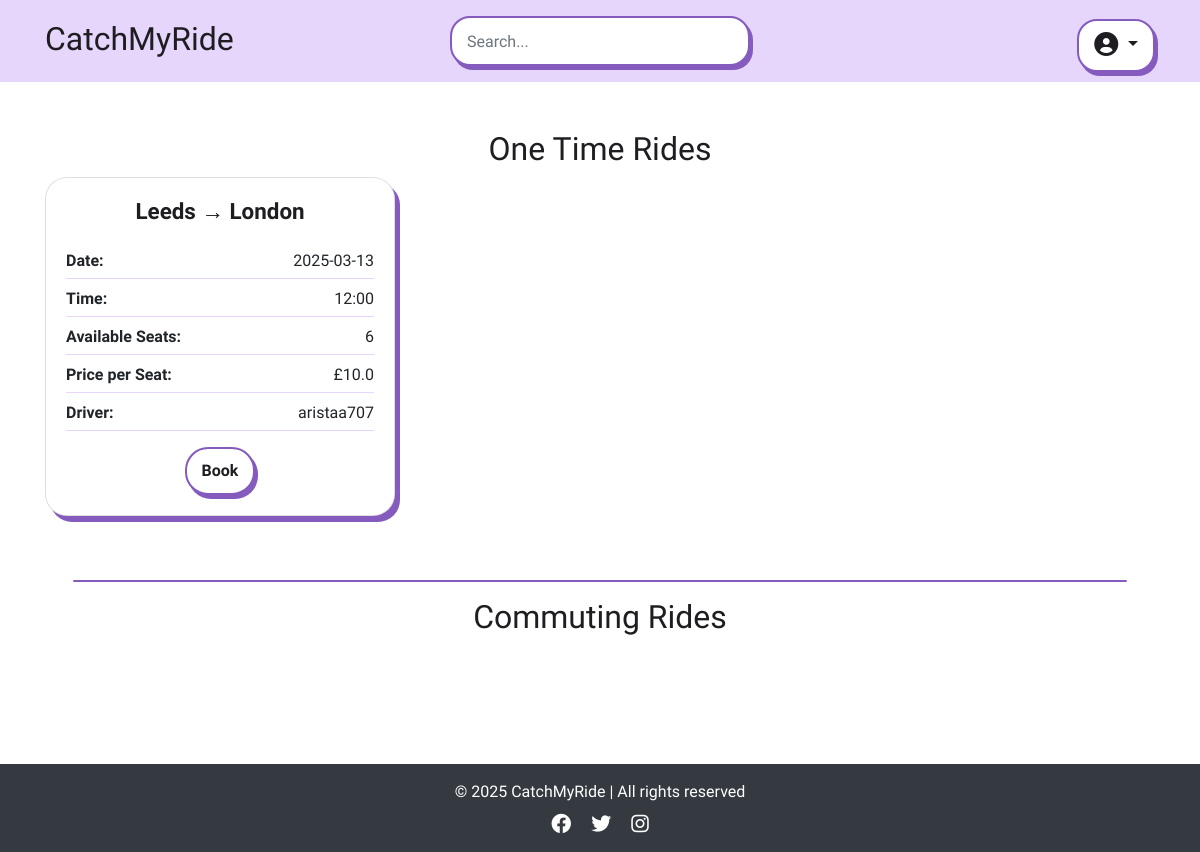
/view_journeys, run on an earlier commit of the app's database.
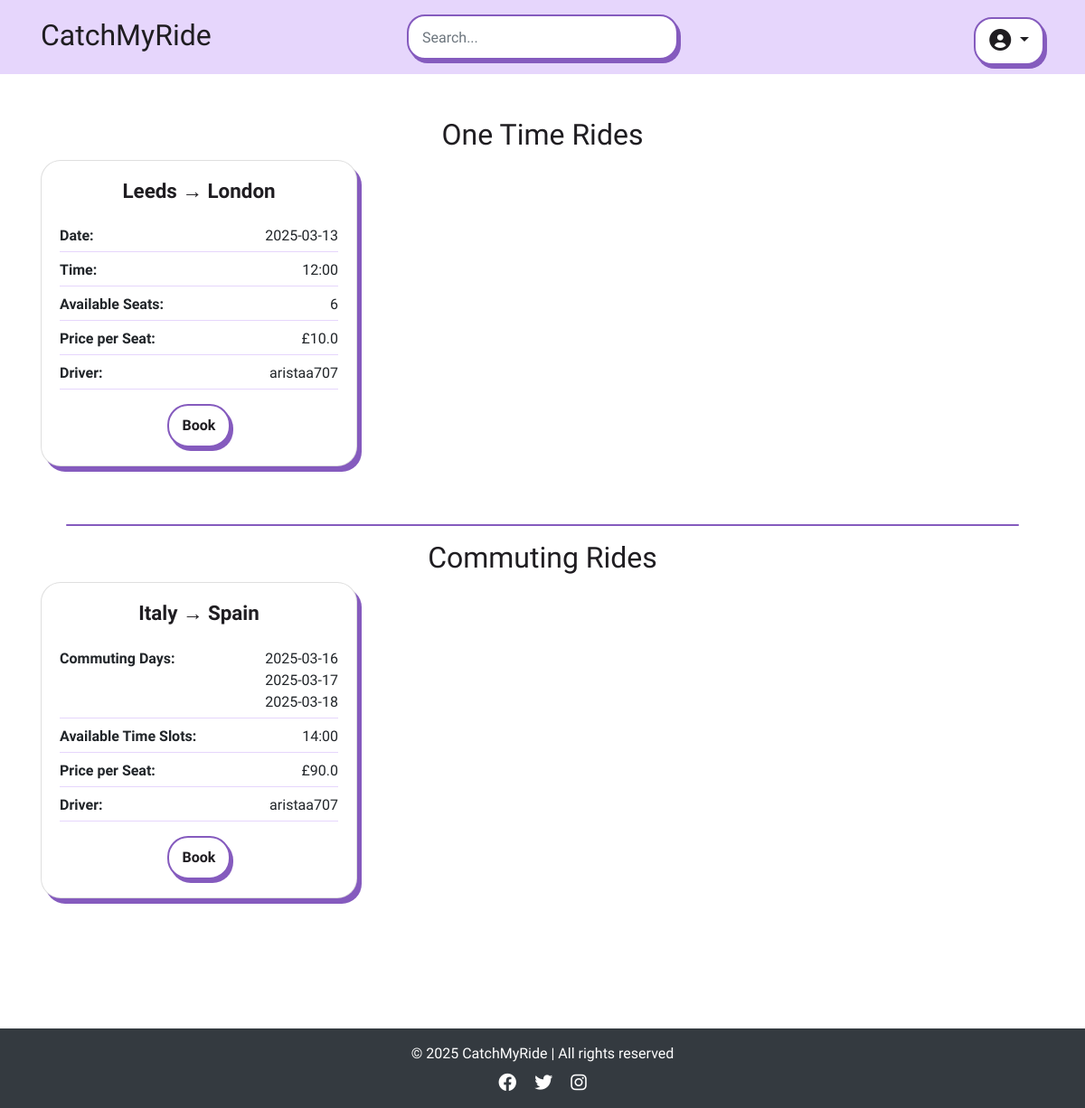
And on a later commit of the database.
### app/models.py (models this page shows, shortened)
class publish_ride(db.Model):
    id = db.Column(db.Integer, primary_key=True)
    driver_id = db.Column(db.Integer, db.ForeignKey('user.id'), nullable=False)
    driver_name = db.Column(db.String(100), nullable=False)  # Added Driver Name
    from_location = db.Column(db.String(200), nullable=False)
    to_location = db.Column(db.String(200), nullable=False)
    date_time = db.Column(db.DateTime, nullable=True)  # Now optional
    available_seats_per_date = db.Column(db.JSON, nullable=True)
    price_per_seat = db.Column(db.Float, nullable=False)
    category = db.Column(db.String(50), nullable=False)
    recurrence_dates = db.Column(db.String(255), nullable=True)
    commute_times = db.Column(db.String(255), nullable=True)  # Stores commute time slots
    is_available = db.Column(db.Boolean, default=True)

### app/views.py (the view)
@app.route('/view_journeys')
def view_journeys():
    db.session.commit()
    db.session.expire_all()
    journeys = publish_ride.query.all()
    booked_journey_ids = set()
    if current_user.is_authenticated:
        booked_journey_ids = {booking.ride_id for booking in book_ride.query.filter_by(user_id=current_user.id).all()}
    for journey in journeys:
        try:
            journey.seat_tracking = json.loads(journey.available_seats_per_date) if journey.available_seats_per_date else {}
        except (json.JSONDecodeError, TypeError):
            journey.seat_tracking = {}  # Prevent errors if data is invalid
        journey.user_has_booked = journey.id in booked_journey_ids
    return render_template('view_journeys.html', journeys=journeys, user=current_user)

### app/views.py (called while the page is built)
@app.context_processor
def inject_user():
    return dict(user=current_user)

### app/templates/view_journeys.html (shortened to what this page needs)
{% extends "base.html" %}
{% block content %}
<div class="container my-5">
    {% if journeys %}
        <h2 class="text-center">One Time Rides</h2>
        <div class="row">
            {% for journey in journeys if journey.category == "one-time" %}
            <div class="col-md-6 col-lg-4 mb-4">
                <div class="card">
                    <div class="card-body">
                        <h5 class="card-title">{{ journey.from_location }} → {{ journey.to_location }}</h5>
                        <div class="journey-details">
                            <div class="detail-item">
                                <span class="detail-heading">Date:</span>
                                <span>{{ journey.date_time.strftime('%Y-%m-%d') }}</span>
                            </div>
                            <div class="detail-item">
                                <span class="detail-heading">Time:</span>
                                <span>{{ journey.date_time.strftime('%H:%M') }}</span>
                            </div>
                            <div class="detail-item">
                                <span class="detail-heading">Available Seats:</span>
                                <span>{{ journey.seat_tracking.values() | max if journey.seat_tracking else 0 }}</span>
                            </div>
                            <div class="detail-item">
                                <span class="detail-heading">Price per Seat:</span>
                                <span>£{{ journey.price_per_seat }}</span>
                            </div>
                            <div class="detail-item">
                                <span class="detail-heading">Driver:</span>
                                <span>{{ journey.driver_name }}</span>
                            </div>
                        </div>
                        <div class="text-center mt-3">
                            {% if user and journey.user_has_booked %}
                                <form action="{{ url_for('book_onetime', ride_id=journey.id) }}" method="get">
                                    <button type="submit" class="btn btn-warning">Rebook</button>
                                </form>
                            {% else %}
                                {% if journey.seat_tracking and journey.seat_tracking.values() | max > 0 %}
                                    <form action="{{ url_for('book_onetime', ride_id=journey.id) }}" method="get">
                                        <button type="submit" class="btn btn-one">Book</button>
                                    </form>
                                {% else %}
                                    <button class="btn btn-danger" disabled>Fully Booked</button>
                                {% endif %}
                            {% endif %}
                        </div>
                    </div>
                </div>
            </div>
            {% endfor %}
        </div>
        <br><hr>
        <h2 class="text-center">Commuting Rides</h2>
        <div class="row">
            {% for journey in journeys if journey.category == "commuting" %}
            <div class="col-md-6 col-lg-4 mb-4">
                <div class="card">
                    <div class="card-body">
                        <h5 class="card-title">{{ journey.from_location }} → {{ journey.to_location }}</h5>
                        <div class="journey-details">
                            <div class="detail-item">
                                <span class="detail-heading">Commuting Days:</span>
                                <ul class="date-list">
                                    {% for date in journey.recurrence_dates.split(',') %}
                                        <li>{{ date.strip() }}</li>
                                    {% endfor %}
                                </ul>
                            </div>
                            <div class="detail-item">
                                <span class="detail-heading">Available Time Slots:</span>
                                <span>
                                    {% if journey.commute_times %}
                                        {{ journey.commute_times | replace(',', ', ') }}
                                    {% else %}
                                        <span>N/A</span>
                                    {% endif %}
                                </span>
                            </div>
                            <div class="detail-item">
                                <span class="detail-heading">Price per Seat:</span>
                                <span>£{{ journey.price_per_seat }}</span>
                            </div>
                            <div class="detail-item">
                                <span class="detail-heading">Driver:</span>
                                <span>{{ journey.driver_name }}</span>
                            </div>
                        </div>
                        <div class="text-center mt-3">
                            {% if user and journey.user_has_booked %}
                                <form action="{{ url_for('book_commuting', ride_id=journey.id) }}" method="get">
                                    <button type="submit" class="btn btn-warning">Rebook</button>
                                </form>
                            {% else %}
                                {% if journey.seat_tracking and journey.seat_tracking.values() | max > 0 %}
                                    <form action="{{ url_for('book_commuting', ride_id=journey.id) }}" method="get">
                                        <button type="submit" class="btn btn-one">Book</button>
                                    </form>
                                {% else %}
                                    <button class="btn btn-danger" disabled>Fully Booked</button>
                                {% endif %}
                            {% endif %}
                        </div>
                    </div>
                </div>
            </div>
            {% endfor %}
        </div>
    {% else %}
        <p class="text-center mt-4">No journeys available at the moment.</p>
    {% endif %}
</div>
{% endblock %}

### app/templates/base.html (shortened to what this page needs)
<!DOCTYPE html>
<html lang="en">
<head>
    <link rel="stylesheet" href="https://stackpath.bootstrapcdn.com/bootstrap/4.2.1/css/bootstrap.min.css">
    <link rel="stylesheet" href="{{ url_for('static', filename='style.css') }}">
    <link rel="stylesheet" href="https://cdnjs.cloudflare.com/ajax/libs/font-awesome/6.0.0-beta3/css/all.min.css">
    <link href='https://unpkg.com/boxicons@2.1.4/css/boxicons.min.css' rel='stylesheet'>
    <link rel="stylesheet" href="https://cdn.jsdelivr.net/npm/flatpickr/dist/flatpickr.min.css">
</head>
<body>
    <nav class="navbar">
        <div class="container navbar-container d-flex align-items-baseline justify-content-between">
            <a class="navbar-brand navbar-logo" href="/" aria-label="Catch My Ride Logo" title="Go to home page">
                CatchMyRide
            </a>
            <div class="search-container">
                <form class="form-inline">
                    <input class="form-control input" type="search" placeholder="Search..." aria-label="Search" id="searchInput" readonly>
                </form>
            </div>
            <div class="dropdown">
                {% if user.is_authenticated %}
                    <button class="btn btn-secondary dropdown-toggle" type="button" id="profileDropdown" data-toggle="dropdown">
                        {{ user.username }}
                    </button>
                    <div class="dropdown-menu">
                        <a href="{{ url_for('dashboard') }}" class="dropdown-item">
                            <i class='bx bx-home'></i> Dashboard
                        </a>
                        <form id="logout-form" action="{{ url_for('logout') }}" method="POST">
                            <button type="submit" class="dropdown-item"><i class='bx bx-exit'></i>Logout</button>
                        </form>
                    </div>
                {% else %}
                    <button class="btn btn-light dropdown-toggle profile-btn" type="button" id="profileDropdown" data-toggle="dropdown"
                        aria-haspopup="true" aria-expanded="false">
                        <i class="fa-solid fa-user-circle fa-lg"></i>
                    </button>
                {% endif %}
            </div>
        </div>
    </nav>
    <main>
        {% block content %}{% endblock %}
    </main>
    <br>
    <footer class="bg-dark text-white text-center py-3 mt-5">
        <div class="container">
            <p class="mb-0">© 2025 CatchMyRide | All rights reserved</p>
            <div class="social-links mt-2">
                <a href="#" class="text-white mx-2"><i class="fa-brands fa-facebook fa-lg"></i></a>
                <a href="#" class="text-white mx-2"><i class="fa-brands fa-twitter fa-lg"></i></a>
                <a href="#" class="text-white mx-2"><i class="fa-brands fa-instagram fa-lg"></i></a>
            </div>
        </div>
    </footer>
</body>
</html>

### app/static/style.css (style rules this page uses)
body { margin: 0; background-color: #fff; font-family: "Oxanium", serif; font-weight: 300; }
h2 { font-family: 'Shrikhand', serif; color: #1f1d21; }
hr { border: none; border-radius: 3px; height: 1.5px; width: 95%; background-color: #855bbe; }
.navbar .container { display: flex; flex-direction: row; align-items: center; justify-content: space-between; }
.navbar { background-color: #e6d6fc !important; text-align: center; padding: 10px 0; }
.navbar-logo, .navbar-logo:hover { color: #1f1d21; font-family: "Shrikhand", serif; font-size: 2rem; }
.search-container { max-width: 300px; text-align: center; }
@media (min-width: 992px) { .search-container { position: absolute; left: 50%; top: 50%; transform: translate(-50%, -50%); } }
.navbar .form-inline input { background-color: #fff; height: 50px; width: 300px; border: 2px solid #855bbe; box-shadow: 3px 4px 0px #855bbe; border-radius: 20px; transition: all 0.3s ease-in-out; padding: 8px 15px; }
#profileDropdown { color: #1f1d21; font-size: 1.2rem; background-color: #fff; padding: 10px 15px; border-radius: 20px; border: 2px solid #855bbe; box-shadow: 3px 4px 0px #855bbe; transition: all 0.2s ease-in-out; }
.btn-one { color: #1f1d21; background-color: white; padding: 10px 15px; font-weight: bold; border-radius: 23px; border: 2px solid #855bbe; box-shadow: 3px 4px 0px #855bbe; transition: all 0.2s ease-in-out; }
.card { border-radius: 22px; box-shadow: 5px 6px 0px #855bbe; transition: transform 0.2s ease-in-out; }
.card-title { font-weight: 700; color: #1f1d21; text-align: center; font-size: 1.4rem; margin-bottom: 25px; }
.card .text-center { margin-top: 15px; }
.journey-details { display: flex; flex-direction: column; gap: 8px; }
.detail-item { display: flex; justify-content: space-between; border-bottom: 1px solid #e6d6fc; padding-bottom: 5px; }
.date-list { margin: 0; }
.date-list li { display: block; }
.detail-heading { font-weight: 600; }

What changed in the data, as far as the page shows it:
added publish_ride: from_location "Italy", to_location "Spain", strip "2025-03-16" "2025-03-17" "2025-03-18", commute_times "14:00", price_per_seat "90.0", driver_name "aristaa707", shown under "Commuting Rides"
